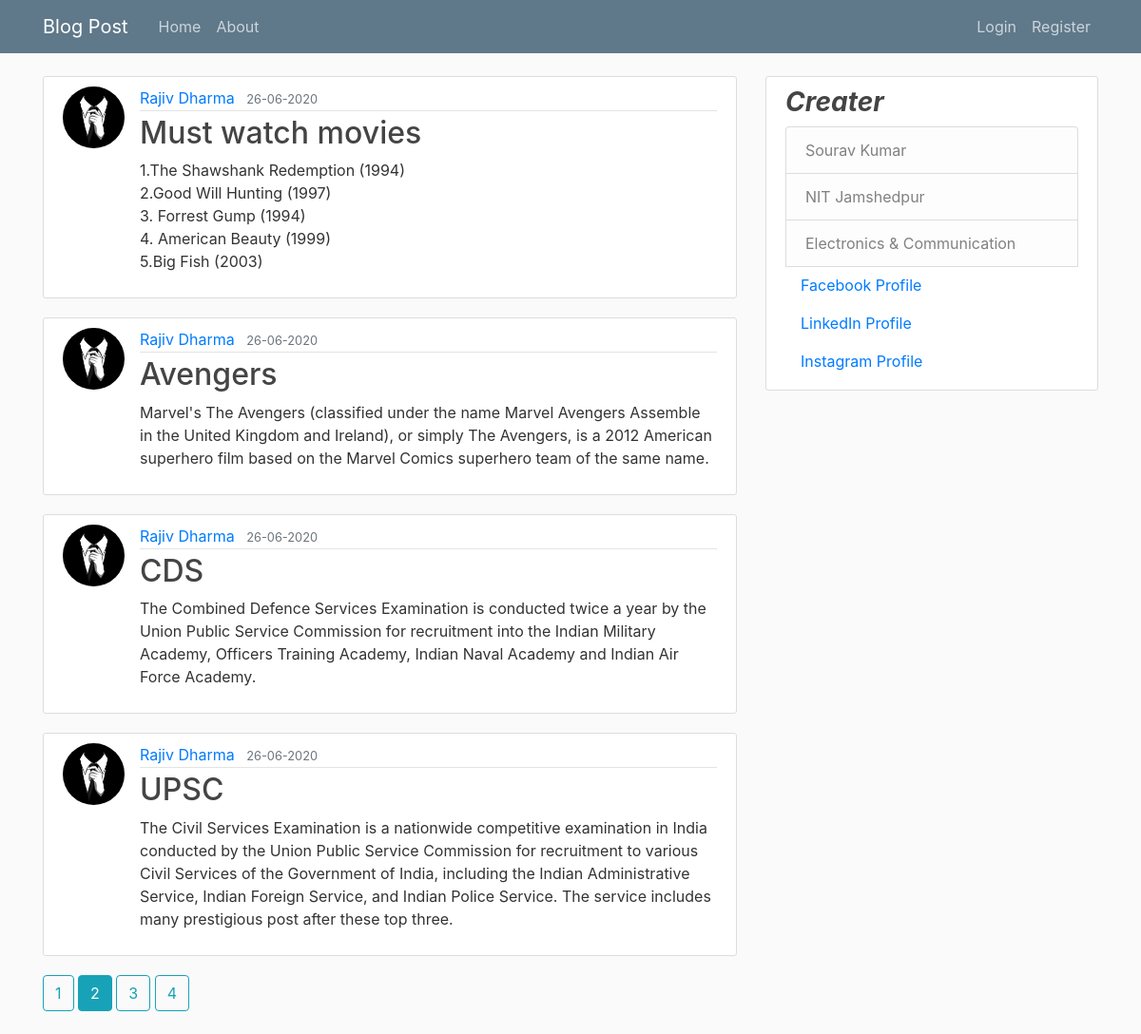
The page /home?page=2 on the database its author committed.
### web/models.py (models this page shows, shortened)
class Post(db.Model):
	id = db.Column(db.Integer,primary_key=True)
	title = db.Column(db.String(100), nullable=False)
	date_posted = db.Column(db.DateTime, nullable=False, default=datetime.utcnow)
	content = db.Column(db.Text, nullable=False)
	user_id = db.Column(db.Integer, db.ForeignKey('user.id'), nullable=False)

class User(db.Model,UserMixin):
	id = db.Column(db.Integer, primary_key =True)
	username = db.Column(db.String(20),unique=True, nullable=False)
	email = db.Column(db.String(120), unique=True, nullable=False)
	img_file = db.Column(db.String(60),nullable=False, default='default.jpg')
	password = db.Column(db.String(60), nullable=False)
	posts = db.relationship('Post',backref='author', lazy=True)

### web/main/routes.py (the view)
@main.route('/')
@main.route('/home')
def home():
	page = request.args.get('page',1,type=int)
	posts = Post.query.order_by(Post.date_posted.desc()).paginate(page=page, per_page=4)
	return render_template('home.html',posts=posts)

### web/templates/home.html
{% extends "layout.html" %}
{% block content %}
   {% for post in posts.items %}
	<article class="media content-section">
	  <img class="rounded-circle article-img" src="{{ url_for('static',filename = 'profile_pics/' + post.author.img_file) }}">
	  <div class="media-body">
	    <div class="article-metadata">
	      <a class="mr-2" href="{{ url_for('users.user_posts', username=post.author.username) }}">{{ post.author.username }}</a>
	      <small class="text-muted">{{ post.date_posted.strftime("%d-%m-%Y") }}</small>
	    </div>
	    <h2><a class="article-title" href="{{ url_for('posts.post', post_id=post.id) }}">{{ post.title }}</a></h2>
	    <p class="article-content">{{ post.content }}</p>
	  </div>
    </article>
	{% endfor %}
	{% for page_num in posts.iter_pages(left_edge=1, right_edge=1, left_current=1, right_current=2) %}
		{%if page_num %}
			{%if posts.page == page_num %}
				<a class="btn btn-info mb-4" href="{{ url_for('main.home', page=page_num) }}">{{ page_num }}</a>
			{% else %}
				<a class="btn btn-outline-info mb-4" href="{{ url_for('main.home', page=page_num) }}">{{ page_num }}</a>
			{% endif %}
		{% else %}
			...
		{% endif %}
	{% endfor %}
{% endblock content %}

### web/static/main.css (style rules this page uses)
body { background: #fafafa; color: #333333; margin-top: 5rem; }
h1, h2, h3, h4, h5, h6 { color: #444444; }
.content-section { background: #ffffff; padding: 10px 20px; border: 1px solid #dddddd; border-radius: 3px; margin-bottom: 20px; }
.article-title { color: #444444; }
.article-content { white-space: pre-line; }
.article-img { height: 65px; width: 65px; margin-right: 16px; }
.article-metadata { padding-bottom: 1px; margin-bottom: 4px; border-bottom: 1px solid #e3e3e3 }

### rows shown on the page
Post: img_file (placeholder picture), author.username "Rajiv Dharma", date_posted "26-06-2020", title "Must watch movies", content "1.The Shawshank Redemption (1994) 2.Good Will Hunting (1997) 3. Forrest Gump (1994) 4. American Beauty (1999) 5.Big Fish (2003)"
Post: img_file (placeholder picture), author.username "Rajiv Dharma", date_posted "26-06-2020", title "Avengers", content "Marvel's The Avengers (classified under the name Marvel Avengers Assemble in the United Kingdom and Ireland), or simply The Avengers, is a 2012 American superhero film based on the Marvel Comics superhero team of the same name."
Post: img_file (placeholder picture), author.username "Rajiv Dharma", date_posted "26-06-2020", title "CDS", content "The Combined Defence Services Examination is conducted twice a year by the Union Public Service Commission for recruitment into the Indian Military Academy, Officers Training Academy, Indian Naval Academy and Indian Air Force Academy."
Post: img_file (placeholder picture), author.username "Rajiv Dharma", date_posted "26-06-2020", title "UPSC", content "The Civil Services Examination is a nationwide competitive examination in India conducted by the Union Public Service Commission for recruitment to various Civil Services of the Government of India, including the Indian Administrative Service, Indian Foreign Service, and Indian Police Service. The service includes many prestigious post after these top three."

### other values the page prints
{{ page_num }} "1" "3" "4"
{{ page_num }} "2"
